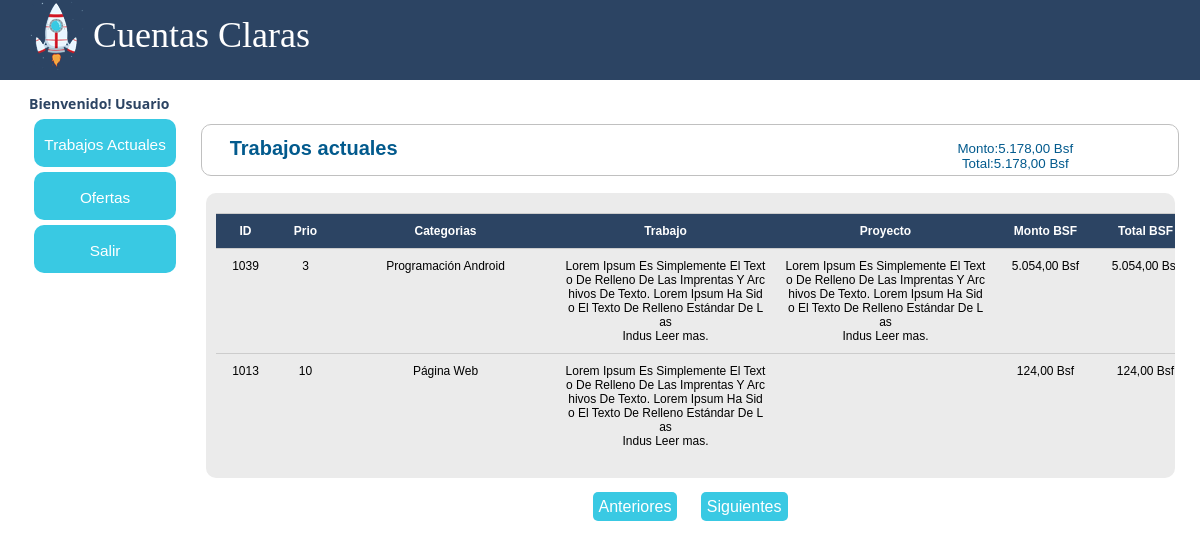
/observacion/trabajos_actuales/trabajos_actuales.php (signed in), run on an earlier commit of the app's database.
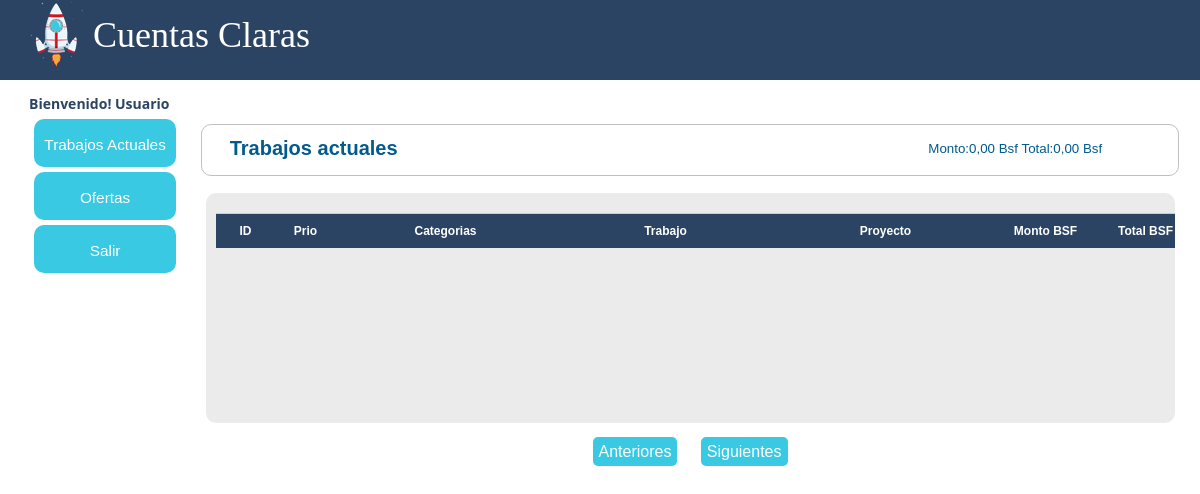
And on a later commit of the database.
### tables this page shows
CREATE TABLE `tb_trabajos_actuales` (
  `id_trab` int(11) NOT NULL AUTO_INCREMENT,
  `fkid_prio` int(11) NOT NULL,
  `fkid_requ` varchar(500) NOT NULL DEFAULT '',
  `proy_trab` varchar(250) NOT NULL,
  `trab_trab` varchar(1000) NOT NULL,
  `form_trab` varchar(20) NOT NULL,
  `moda_trab` varchar(20) NOT NULL,
  `obse_trab` varchar(500) NOT NULL,
  `cant_trab` int(10) NOT NULL,
  `mont_bsf_trab` int(10) NOT NULL,
  `tota_vef_trab` int(10) NOT NULL DEFAULT '0',
  `tiem_esti_trab` varchar(250) NOT NULL,
  `id_usuario` int(11) NOT NULL,
  PRIMARY KEY (`id_trab`)
);

CREATE TABLE `tb_requerimientos` (
  `id_requ` int(11) NOT NULL AUTO_INCREMENT,
  `desc_requ` varchar(250) NOT NULL,
  PRIMARY KEY (`id_requ`)
);

### observacion/include/menu.php (called while the page is built, shortened)
<?php
$rol = $_SESSION["rol"];
?>

### observacion/class/class.php (called while the page is built, shortened)
<?php
class Conectar
{
	public static function conecta()
	{
		$con = mysql_connect("localhost","root","webmastersixaguer");
		return $con;
		}
	}
class TrabajosActuales
{
	private $datos, $datos2,$datos3,$usuarios, $requ, $requ2, $prio1, $prio2, $suma;
	public function __construct()
	{
		$this->datos=array();
	}
	public function listarTrabajosUsuario($usuario)
	{
		$sql = "select * from tb_trabajos_actuales As A inner join tb_usuarios As B on A.id_usuario = B.id_usuario where B.id_rol = 2 and A.id_usuario = $usuario";
		$res = mysql_query($sql,Conectar::conecta());
		while($reg = mysql_fetch_assoc($res))
		{
			$this->datos[] = $reg;
		}
		return $this->datos;
	}
	public function paginadoTrabajosUsuario($inicio,$usuario)
	{
		$sql = "select * from tb_trabajos_actuales As A inner join tb_usuarios As B on A.id_usuario = B.id_usuario where B.id_rol = 2 and A.id_usuario = $usuario order by id_trab desc limit $inicio, 10";
		$res = mysql_query($sql, Conectar::conecta());
		while($reg = mysql_fetch_assoc($res))
		{
			$this->datos[] = $reg;
		}
		return $this->datos;
	}
	}

### observacion/trabajos_actuales/trabajos_actuales.php (the view, shortened to what the rows shown need)
<?php include("start.php");
	  include("../class/class.php");
	  $trabajo =  new TrabajosActuales();
	  $id_usuario = $_SESSION["id_usuario"];
?>
<!DOCTYPE html PUBLIC "-//W3C//DTD XHTML 1.0 Transitional//EN" "http://www.w3.org/TR/xhtml1/DTD/xhtml1-transitional.dtd">
<html xmlns="http://www.w3.org/1999/xhtml">
<head>
<link rel="stylesheet" href="../css/style.css"/>
<link rel="stylesheet" href="../css/jquery.ui.all.css">
<link href="../css/style_menu.css" rel="stylesheet" type="text/css" />
</head>
<body class="dt-example" <?php ?>>
<div id="pantalla">
    <div id="conten">
        <div id="top">
        <div id="fila_columna">
            <div id="columna1"><?php include("../include/menu.php")?></div>
            <div id="columna2">
    <center>
    <div id="cuerpo_general">
    	<div id="tilulos">
                <h2 style="padding-top:12px;">Trabajos actuales</h2>
        </div>
    	<div id="contenedor-cliente">
        <?php
		if ($rol == 1)
		{
			?>
                <div id="sub-contenedor-cliente">
                <form name="form_trab_actu" id="form_trab_actu" action="registro_cliente.php" method="post">
                <input type="hidden" name="cod_unitrab" id="cod_unitrab" />
                <div class="fila tabla titulo">
                	<div class="columna tabla corto">ID</div>
                    <div class="columna tabla corto">Prio</div>
                    <div class="columna tabla largo">Categorias</div>
                    <div class="columna tabla largo">Trabajo</div>
                    <div class="columna tabla largo">Proyecto</div>
                    <div class="columna tabla medio">Monto BSF</div>
                    <div class="columna tabla medio">Total BSF</div>
                    <div class="columna tabla medio">Usuario Asignado</div>
                    <div class="columna tabla corto">V/M</div>
                    <div class="columna tabla corto">Elim.</div>
                </div>
                 <?php
				 if(isset($_GET["posicion"]))
				 {
					 $inicio = $_GET["posicion"];
					 }
				 		else
						 {
							 $inicio=0;
							 }
				 $paginacion = $trabajo->paginadoTrabajos($inicio);
				 $row = $trabajo->listarTrabajos();
				 $ind=0;
				 for($i=0; $i<sizeof($paginacion); $i++)
                  {
                    $ind= $ind + 1;
                    ?>
                        <div class="fila tabla filaContenido">
                        <a href="javascript:void(0);" onclick="window.location='modificar_trabajos.php?codi_trab=<?php echo $row[$i]["id_trab"]?>'">
                        <div class="columna tabla corto contenido" ><?php echo $row[$i]["id_trab"] ?></div>
                        <div class="columna tabla corto contenido" ><?php echo substr(ucwords($row[$i]["fkid_prio"]),0,20);?></div>
                        <?php
						if ($row[$i]["fkid_requ"] !=0)
						{
							$requerimiento = $row[$i]["fkid_requ"];
							$respuesta=mysql_query("select * from tb_requerimientos where id_requ = $requerimiento");
							while($sel =mysql_fetch_array($respuesta))
							{
							?>
								<div class="columna tabla largo contenido" ><?php echo $sel["desc_requ"];?></div>
							<?php
							}
						}
						else
						{
							?>
								<div class="columna tabla largo contenido" >Por asignar Categoria</div>
							<?php
							}
						?>
                        <div class="columna tabla largo contenido" ><?php if (strlen($row[$i]["trab_trab"]) >= 150){echo  substr(wordwrap(ucwords($row[$i]["trab_trab"]), 150, "<br>",1),0,150)." <span class='leerMas'>Leer mas.</span>";}else{echo  substr(wordwrap(ucwords($row[$i]["trab_trab"]), 150, "<br>",1),0,150);}?></div>
                        <div class="columna tabla largo contenido" ><?php if (strlen($row[$i]["proy_trab"]) >= 150){echo  substr(wordwrap(ucwords($row[$i]["proy_trab"]), 150, "<br>",1),0,150)." <span class='leerMas'>Leer mas.</span>";}else{echo  substr(wordwrap(ucwords($row[$i]["proy_trab"]), 150, "<br>",1),0,150);}?></div>
                        <div class="columna tabla medio contenido"><?php echo number_format($row[$i]["mont_bsf_trab"], 2, ',', '.')." Bsf"?></div>
                        <div class="columna tabla medio contenido"><?php echo number_format($row[$i]["tota_vef_trab"], 2, ',', '.')." Bsf"?></div>
                        <?php
						if ($row[$i]["id_usuario"] !=0)
						{
							$id_usuario = $row[$i]["id_usuario"];
							$respuesta=mysql_query("select * from tb_usuarios as A inner join tb_trabajos_asignados as B on A.id_usuario = B.id_usuario where A.id_usuario =  $id_usuario");
							while($sel =mysql_fetch_array($respuesta))
							{
							?>
								<div class="columna tabla medio contenido" ><?php echo $sel["nomb_usuario"].' '.$sel["apel_usuario"];?></div>
							<?php
							}
						}
						else
						{
							?>
							<div class="columna tabla medio contenido" >Pendiente por Ofertar</div>
                            <?php
						}
						?>
                        <div class="columna tabla corto contenido"><img src="../images/modificar.png" style="cursor:pointer;" width="32" title="Modificar" align="center"/></div>
                        </a>
                        <div class="columna tabla corto contenido"><img src="../images/eliminar.png"   style="cursor:pointer;" title="Eliminar" width="32" align="center" onclick="eliminarTrab(<?php echo $row[$i]["id_trab"]?>)"></div>
                        </div>
                   <?php
                    }
                    ?>
                </form>
                    </div>
        	</div>
            <div id="paginacion">
						<?php
                        if($inicio==0)
                        {
                        ?><span class="paginado">Anteriores</span><?php
                            }
                            else
                            {
                             $anterior =$inicio-10;
                             ?>
                             <a href="?posicion=<?php echo $anterior ?>" title="Anteriores"  class="paginado">Anteriores</a>
                             <?php
                            }
                        ?>
                          &nbsp;&nbsp;
                        <?php
                            if(count($paginacion)>=10)
                            {
                                $proxima = $inicio+10;
                                ?>
                                <a href="?posicion=<?php echo $proxima;?>" title="Siguiente"  class="paginado">Siguientes</a>
                                <?php
                                }
                                else
                                {
                                 ?><span class="paginado">Siguientes</span>
                                    <?php
                                }
                            ?>
                    </div>
                    <?php
					exit;
				}
				else
				{
					?>
                    <div id="sub-contenedor-cliente">
                <form name="form_trab_actu" id="form_trab_actu" action="registro_cliente.php" method="post">
                 <?php
				 if(isset($_GET["posicion"]))
				 {
					 $inicio = $_GET["posicion"];
					 }
				 		else
						 {
							 $inicio=0;
							 }
				 $paginacion = $trabajo->paginadoTrabajosUsuario($inicio,$id_usuario);
				 $cons = $trabajo->listarTrabajosUsuario($id_usuario);
				 for($i=0; $i<sizeof($paginacion); $i++)
                  {
                    ?>
                        <div class="fila tabla filaContenido">
                        <a href="javascript:void(0);" onclick="window.location='modificar_trabajos.php?codi_trab=<?php echo $cons[$i]["id_trab"]?>'">
                        <div class="columna tabla corto contenido" ><?php echo $cons[$i]["id_trab"] ?></div>
                        <div class="columna tabla corto contenido" ><?php echo substr(ucwords($cons[$i]["fkid_prio"]),0,20);?></div>
                        <?php
						if ($cons[$i]["fkid_requ"] !=0)
						{
							$requerimiento = $cons[$i]["fkid_requ"];
							$respuesta=mysql_query("select * from tb_requerimientos where id_requ = $requerimiento");
							while($sel =mysql_fetch_array($respuesta))
							{
							?>
								<div class="columna tabla largo contenido" ><?php echo $sel["desc_requ"];?></div>
							<?php
							}
						}
						else
						{
							?>
								<div class="columna tabla largo contenido" >Por asignar Categoria</div>
							<?php
							}
						?>
                        <div class="columna tabla largo contenido" ><?php if (strlen($cons[$i]["trab_trab"]) >= 150){echo  substr(wordwrap(ucwords($cons[$i]["trab_trab"]), 150, "<br>",1),0,150)." <span class='leerMas'>Leer mas.</span>";}else{echo  substr(wordwrap(ucwords($cons[$i]["trab_trab"]), 150, "<br>",1),0,150);}?></div>
                        <div class="columna tabla largo contenido" ><?php if (strlen($cons[$i]["proy_trab"]) >= 150){echo  substr(wordwrap(ucwords($cons[$i]["proy_trab"]), 150, "<br>",1),0,150)." <span class='leerMas'>Leer mas.</span>";}else{echo  substr(wordwrap(ucwords($cons[$i]["proy_trab"]), 150, "<br>",1),0,150);}?></div>
                        <div class="columna tabla medio contenido"><?php echo number_format($cons[$i]["mont_bsf_trab"], 2, ',', '.')." Bsf"?></div>
                        <div class="columna tabla medio contenido"><?php echo number_format($cons[$i]["tota_vef_trab"], 2, ',', '.')." Bsf"?></div>
                        </a>
                       </div>
                   <?php
                    }
                    ?>
                </form>
                    </div>
        	</div>
                    <?php
					}
					?>
       </div>
            </div>
        </div>
    </div>
</div>
</body>
</html>

What changed in the data, as far as the page shows it:
removed tb_trabajos_actuales: id_trab "1039", fkid_prio "3", trab_trab "Lorem Ipsum Es Simplemente El Texto De Relleno De Las Imprentas Y Archivos De Texto. Lorem Ipsum Ha Sido El Texto De Relleno Estándar De Las Indus", proy_trab "Lorem Ipsum Es Simplemente El Texto De Relleno De Las Imprentas Y Archivos De Texto. Lorem Ipsum Ha Sido El Texto De Relleno Estándar De Las Indus", mont_bsf_trab "5.054,00", tota_vef_trab "5.054,00"
no longer on this page (row unchanged): tb_requerimientos: desc_requ "Programación Android", shown under "1039"
no longer on this page (row edited): tb_trabajos_actuales: id_trab "1013", fkid_prio "10", trab_trab "Lorem Ipsum Es Simplemente El Texto De Relleno De Las Imprentas Y Archivos De Texto. Lorem Ipsum Ha Sido El Texto De Relleno Estándar De Las Indus", mont_bsf_trab "124,00", tota_vef_trab "124,00"
no longer on this page (row unchanged): tb_requerimientos: desc_requ "Página Web", shown under "1013"
Also different on the page:
new list line: "Monto: 0,00 Bsf Total: 0,00 Bsf"
list line gone: "Monto: 5.178,00 Bsf Total: 5.178,00 Bsf"
